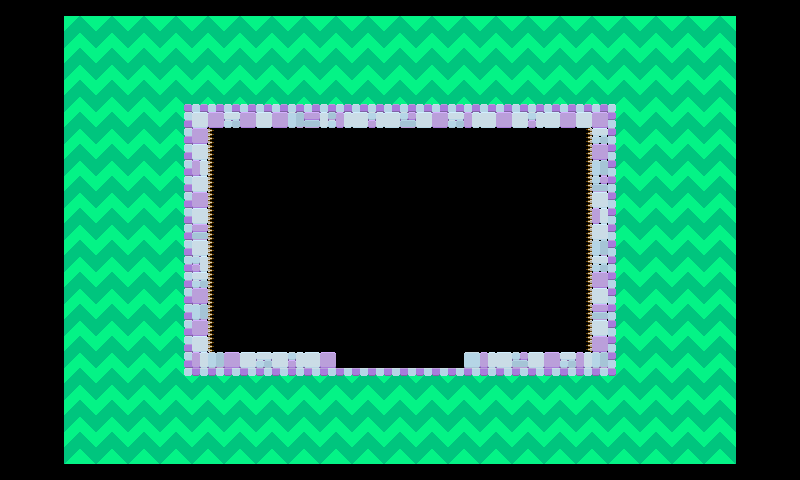

This is a level from a 2D game, rendered from its Tiled map with the project's own tilesets. A one-line summary and the map file follow, with tile-layer data summarised:
An orthogonal 50x30 tile map with 16x16 px tiles, 2 tile layers (Tile Layer 2, Tile Layer 1) and 31 objects (20x Refill, CueBubble).

<map version="1.10" tiledversion="1.11.0" orientation="orthogonal" renderorder="right-down" width="50" height="30" tilewidth="16" tileheight="16" infinite="0" nextlayerid="4" nextobjectid="35">
 <editorsettings>
  <export target="level5.lua" format="lua" />
 </editorsettings>
 <tileset firstgid="1" source="atlas.tsx" />
 <layer id="2" name="Tile Layer 2" width="50" height="30">
  <properties>
   <property name="IgnoreCollision" type="bool" value="true" />
  </properties>
  <data>[1500 cells, 818 non-empty, 8 distinct tile ids]</data>
 </layer>
 <layer id="1" name="Tile Layer 1" width="50" height="30">
  <data>[1500 cells, 188 non-empty, 20 distinct tile ids]</data>
 </layer>
 <objectgroup id="3" name="BubbleSpawn">
  <properties>
   <property name="Health" type="int" value="5" />
  </properties>
  <object id="1" gid="2" x="400" y="256" width="16.6667" height="16.6667">
   <properties>
    <property name="Health" type="int" value="6" />
   </properties>
  </object>
  <object id="3" name="CueBubble" gid="1" x="400" y="320" width="16" height="16">
   <properties>
    <property name="Health" type="int" value="8" />
   </properties>
  </object>
  <object id="5" name="Refill" gid="67" x="464" y="320" width="16" height="16" />
  <object id="6" gid="2" x="400" y="288" width="16" height="16">
   <properties>
    <property name="Health" type="int" value="6" />
   </properties>
  </object>
  <object id="7" gid="2" x="392.5" y="272.5" width="16" height="16">
   <properties>
    <property name="Health" type="int" value="6" />
   </properties>
  </object>
  <object id="8" gid="2" x="409.167" y="271.667" width="16" height="16">
   <properties>
    <property name="Health" type="int" value="6" />
   </properties>
  </object>
  <object id="9" gid="2" x="416" y="256" width="16" height="16">
   <properties>
    <property name="Health" type="int" value="6" />
   </properties>
  </object>
  <object id="10" gid="2" x="391.091" y="239.091" width="16" height="16">
   <properties>
    <property name="Health" type="int" value="6" />
   </properties>
  </object>
  <object id="12" gid="2" x="384" y="256" width="16.6667" height="16.6667">
   <properties>
    <property name="Health" type="int" value="6" />
   </properties>
  </object>
  <object id="13" gid="2" x="407.455" y="239.273" width="16" height="16">
   <properties>
    <property name="Health" type="int" value="6" />
   </properties>
  </object>
  <object id="14" gid="2" x="424.364" y="239.273" width="16" height="16">
   <properties>
    <property name="Health" type="int" value="6" />
   </properties>
  </object>
  <object id="15" gid="2" x="374.545" y="238.909" width="16" height="16">
   <properties>
    <property name="Health" type="int" value="6" />
   </properties>
  </object>
  <object id="16" name="Refill" gid="67" x="480" y="320" width="16" height="16" />
  <object id="17" name="Refill" gid="67" x="464" y="304" width="16" height="16" />
  <object id="18" name="Refill" gid="67" x="480" y="304" width="16" height="16" />
  <object id="19" name="Refill" gid="67" x="512" y="208" width="16" height="16" />
  <object id="20" name="Refill" gid="67" x="528" y="208" width="16" height="16" />
  <object id="21" name="Refill" gid="67" x="512" y="192" width="16" height="16" />
  <object id="22" name="Refill" gid="67" x="528" y="192" width="16" height="16" />
  <object id="23" name="Refill" gid="67" x="240" y="208" width="16" height="16" />
  <object id="24" name="Refill" gid="67" x="256" y="208" width="16" height="16" />
  <object id="25" name="Refill" gid="67" x="240" y="192" width="16" height="16" />
  <object id="26" name="Refill" gid="67" x="256" y="192" width="16" height="16" />
  <object id="27" name="Refill" gid="67" x="256" y="336" width="16" height="16" />
  <object id="28" name="Refill" gid="67" x="272" y="336" width="16" height="16" />
  <object id="29" name="Refill" gid="67" x="256" y="320" width="16" height="16" />
  <object id="30" name="Refill" gid="67" x="272" y="320" width="16" height="16" />
  <object id="31" name="Refill" gid="67" x="544" y="352" width="16" height="16" />
  <object id="32" name="Refill" gid="67" x="560" y="352" width="16" height="16" />
  <object id="33" name="Refill" gid="67" x="544" y="336" width="16" height="16" />
  <object id="34" name="Refill" gid="67" x="560" y="336" width="16" height="16" />
 </objectgroup>
</map>
